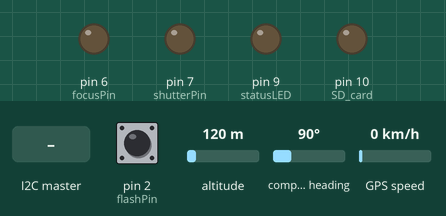
Simulated run of this sketch. Board: Arduino Uno, built for the host (arithmetic inside an expression is 32-bit, double 64-bit). Shown: output pins drawn as LEDs (lit = HIGH). Inputs (shaded band) come from the test bench; at power-on: pin 2 (flashPin) HIGH, altitude 120 m, compass heading 90°, GPS speed 0 km/h. The local clock reads 2024-03-15 10:24:30 at power-on unless the sketch sets it; storage starts empty; the GPS gets a fix after 3 s at 37.7749, -122.4194 with 8 satellites; what the sketch prints to the serial monitor is not drawn.

Above: at 2.2 s.
2.3 s: the I2C master sends the byte 1
At 2.47 s:
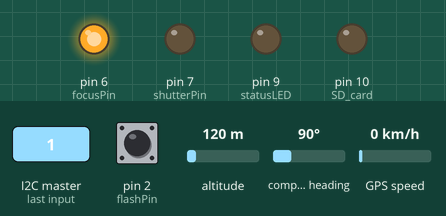
Timing chart, 0 to 5.3 s (numbered marks = the images above; inputs shaded):
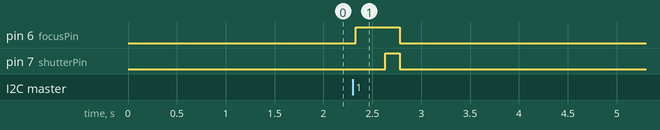

Measured:
- after the input at 2.3 s, pin 6 (focusPin): LOW → HIGH at once, → LOW 0.45 s later; pin 7 (shutterPin): LOW → HIGH after 0.33 s, → LOW 0.15 s later

The sketch:

UAVcamGPSlogger_NPN_slave.ino
```cpp
//  -- LIBRARIES


// Logger:

#include <SD.h>
#include <Wire.h>
#include "RTClib.h"

// GPS:
#include <TinyGPS.h>
#include <SoftwareSerial.h>


// --CONSTANTS


// pin designations
const int flashPin = 2; // pins 2 or 3 used for interupts!
const int txPin = 5; // GPS rx
const int rxPin = 4; // GPS tx
const int focusPin = 6;
const int shutterPin = 7;
const int switchPin = 8; // start/stop cam trigger
const int statusLED = 9;
// SD shield used 10!

byte masterSignalState = 0;


// Logger:

RTC_DS1307 RTC; // define the Real Time Clock object

// for the data logging shield, we use digital pin 10 for the SD cs line
const int chipSelect = 10;

// the logging file
File logfile;

// error message:
void error(char *str)
{
  Serial.print("error: ");
  Serial.println(str);

  while(1);
}


// GPS

TinyGPS gps;
SoftwareSerial ss(rxPin, txPin);


// -- VARIABLES

unsigned long currentMillis = 0;    // stores the value of millis() in each iteration of loop()
unsigned long previousMillis = 0;
volatile boolean flashState = 0; //  flash state not used in main loop or setup. Declaring it as volotilw prevents compilers from exclucing it from program.
unsigned long time, date, speed, course;
long lat,lon;


// =====================================================================


void setup() {

 Serial.begin(9600);
 ss.begin(9600);

 //Serial.println("...");  // Debug - so we know what sketch is running

 // Set pin modes
 pinMode(flashPin, INPUT);
 pinMode(switchPin, INPUT_PULLUP); // Connect othrer side of switch to ground!
 pinMode(10, OUTPUT); // SD card
 pinMode(statusLED, OUTPUT);
 pinMode(focusPin, OUTPUT);
 pinMode(shutterPin, OUTPUT);

 digitalWrite(focusPin, LOW);
 digitalWrite(shutterPin, LOW);

 // see if the card is present and can be initialized:
  if (!SD.begin(chipSelect)) {
    error((char *)"Card failed, or not present");
  }
  //Serial.println("card initialized.");

  // Create log file:

  RTC.begin(); // Start real time clock
  delay(200);

  // If RTC is running, create logfile yearmonthday/hourminutesecond.CSV
  if (RTC.isrunning()) {

  char dirname[] = "00000000";
  char filename[] = "000000.CSV";

  char file[50]; //File name character storage
  char folder[50]; //Folder name character storage
  char location[1]; //location for file to be created

  // make filename from RTC
  getFilename(filename);
  Serial.println(filename);
  delay(200);

  // Make dir name from RTC:
  getDirname(dirname);
  Serial.println(dirname);
  delay(200);

  // If not present, create direcrory with todays date:
  if (! SD.exists(dirname)){
    SD.mkdir(dirname);
  }
  delay(200);

  // concat dir & file name -> /dirname/filename
  strcpy(file,filename);
  strcpy(folder,dirname);
  Serial.println(folder);
  strcpy(location,"/");
  //strcat(location, folder);
  strcat(location, dirname);
  strcat(location, "/");
  strcat(location, file);
  //Serial.print("Location: ");
  //Serial.println(location);

  // create logfile:
  logfile = SD.open(location, FILE_WRITE);

  }else{

    //Serial.println("logfile else loop");
    // If no RTC, create numbered log file:
    char filename[] = "LOGGER00.CSV";
    for (uint8_t i = 0; i < 100; i++) {
      filename[6] = i/10 + '0';
      filename[7] = i%10 + '0';
      if (! SD.exists(filename)) {
        //only open a new file if it doesn't exist
        logfile = SD.open(filename, FILE_WRITE);
        break;  // leave the loop!
      }
    }
  }

  delay(200);
  if (! logfile) {
    error((char *)"couldnt create file");
  }

  // Write header to log file:


  logfile.println("lat,lon,date,time,speed,course");
  logfile.flush();

  // Start the I2C Bus as Slave on address 9
  Wire.begin(9);

  // Attach a function to trigger when something is received.
  Wire.onReceive(masterSignal);

  // Set up interupt to detect flash:
  // Interupt main loop when flash is detected. Interupts can be detected on pins 2 & 3. Pin 2=interupt 0, pin 3=interupt 1.
  attachInterrupt(0, recordFlash, FALLING); // interupt=0(coz flash connected to pin 2) | function to run | when to trigger interupt


}// End setup


// =====================================================================


//  -- BEGIN LOOP

void loop() {

 getGPS();

 if (masterSignalState == 1){

   cameraTriggerSlave();
   masterSignalState=0;


 }


}

//-- FUNCTIONS

// Run when slave recieves signal from master
void masterSignal(int) {

 if (Wire.read()==1) {
  masterSignalState = 1;
 }
}


 void cameraTriggerSlave(){

  // Master signal is sent every 800 ms, the delay in sending & recieving the signal + delay in aquiring focus results in ~400 ms offset between cameras.
  digitalWrite(focusPin, HIGH);
  delay(300);

  digitalWrite(shutterPin, HIGH);
  delay(150);

  digitalWrite(shutterPin, LOW);
  digitalWrite(focusPin, LOW);

  delay(20); //debounce


}


long getGPS(){

  while(ss.available()){ // check for gps data

    if(gps.encode(ss.read())){ // encode gps data
      gps.get_position(&lat,&lon); // get latitude and longitude
      gps.get_datetime(&date, &time); // Get date, time and fix age
      speed=gps.speed(); // Get speed
      course=gps.course(); // Get course

    }
  }

return lat, lon, date, time, speed, course;

} // End get GPS function


void recordFlash() {

  flashState = digitalRead(flashPin); // Get pin state, should be high except when flash fires

  // Write GPS info to log file when camera flash is detected
  logfile.print(lat);
  logfile.print(",");
  logfile.print(lon);
  logfile.print(",");
  logfile.print(date);
  logfile.print(",");
  logfile.print(time);
  logfile.print(",");
  logfile.print(speed);
  logfile.print(",");
  logfile.println(course);

  logfile.flush();

  delay(10);

} // End record flash function


void getDirname(char *dirname) {

  // Get dir name from real time clock
  DateTime now = RTC.now(); int year = now.year(); int month = now.month(); int day = now.day();
  dirname[0] = '2';
  dirname[1] = '0';
  dirname[2] = (year/10)%10 + '0';
  dirname[3] = year%10 + '0';
  dirname[4] = month/10 + '0';
  dirname[5] = month%10 + '0';
  dirname[6] = day/10 + '0';
  dirname[7] = day%10 + '0';

  return;

} // End get dir name function


void getFilename(char *filename) {

  // Get logfile name from RTC:
  DateTime now = RTC.now(); int hour = now.hour(); int minute = now.minute(); int second = now.second();
  filename[0] = hour/10 + '0';
  filename[1] = hour%10 + '0';
  filename[2] = minute/10 + '0';
  filename[3] = minute%10 + '0';
  filename[4] = second/10 + '0';
  filename[5] = second%10 + '0';
  filename[6] = '.';
  filename[7] = 'C';
  filename[8] = 'S';
  filename[9] = 'V';

  return;
} // end get filename function

//-- END
```
